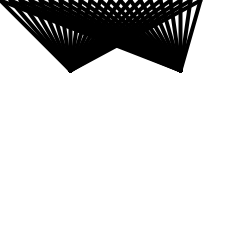
Frame 1 (no input)
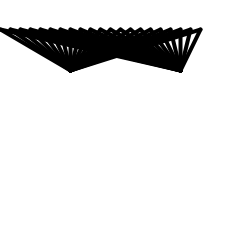
Frame 60 (the mouse pressed at the canvas centre just before this capture)
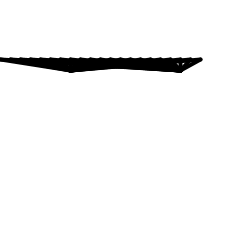
Frame 120 (the mouse held since frame 60 and released just before this capture)

The Processing sketch that drew these frames (run headless with seeded random() and noise(); from frame 60 on, the mouse is pressed at the canvas centre):

// Processing sketch: processing_19039
// ── processing_19039.pde

float y =0.0;

void setup() {
  size(250,250);
  smooth();
  strokeWeight(4);
}
  
void draw(){
  background(255);
 line (0,y,70,70);
 line (10,y,70,70);
 line (20,y,70,70);
 line (30,y,70,70);
 line (40,y,70,70);
 line (50,y,70,70);
 line (60,y,70,70);
 line (70,y,70,70);
 line (80,y,70,70);
 line (90,y,70,70);
 line (100,y,70,70);
 line (110,y,70,70);
 line (120,y,70,70);
 line (130,y,70,70);
 line (140,y,70,70);
 line (150,y,70,70);
 line (160,y,70,70);
line (170,y,70,70);
line (180,y,70,70);
line (190,y,70,70);
line (200,y,70,70);

line (0,y,180,70);
 line (10,y,180,70);
 line (20,y,180,70);
 line (30,y,180,70);
 line (40,y,180,70);
 line (50,y,180,70);
 line (60,y,180,70);
 line (70,y,180,70);
 line (80,y,180,70);
 line (90,y,180,70);
 line (100,y,180,70);
 line (110,y,180,70);
 line (120,y,180,70);
 line (130,y,180,70);
 line (140,y,180,70);
 line (150,y,180,70);
 line (160,y,180,70);
line (170,y,180,70);
line (180,y,180,70);
line (190,y,180,70);
line (200,y,180,70);
  
   y += 0.5;
}
